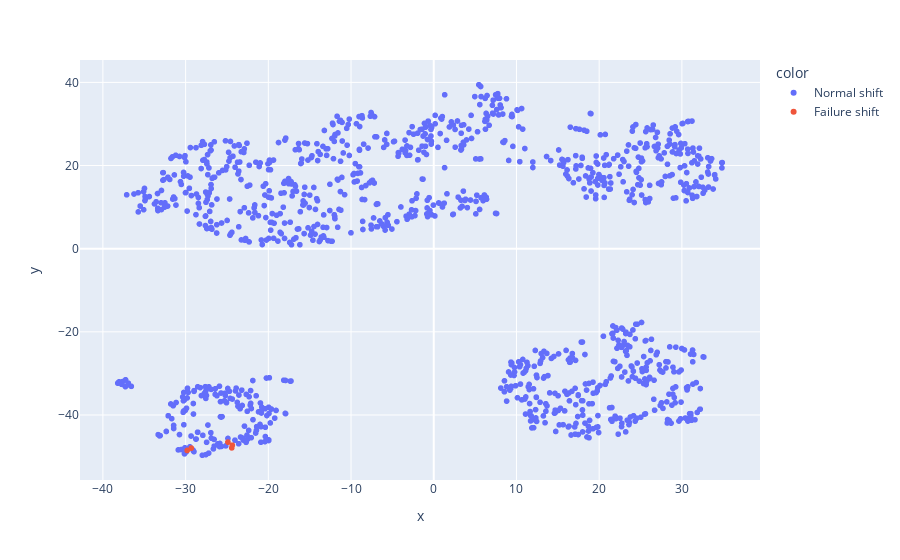

The notebook cell this image was saved under:
### Code cell
machine = 'WOS___174L'
start_date = datetime.strptime('2020-10-01T23:00:00Z', '%Y-%m-%dT%H:%M:%SZ').replace(tzinfo=timezone.utc)
end_date = datetime.strptime('2020-10-02T09:00:00Z', '%Y-%m-%dT%H:%M:%SZ').replace(tzinfo=timezone.utc)

data = pd.read_csv(os.path.join(DATA_PATH, machine+'_norm.csv'), parse_dates=['time'])

selected_times = data[(data['time'] > start_date) & (data['time'] < end_date)]['time']

df = data.copy()
method = 'tsne'

df['color'] = df.apply(
    lambda row: 'Failure shift' if row['time'] in list(selected_times) else 'Normal shift',
    axis=1
)

X = df.drop(columns=['time', 'color'])

if method == 'tsne':
    X_embedded = TSNE(
        n_components=2,
        random_state=RANDOM_STATE
    ).fit_transform(X)
    X_embedded = pd.DataFrame(X_embedded)
    df['x'] = X_embedded[0]
    df['y'] = X_embedded[1]
elif method=='pca':
    pca = PCA(n_components=2).fit_transform(X.values)
    df['x'] = pca[:,0]
    df['y'] = pca[:,1]
fig = px.scatter(df, x='x', y='y', color='color', hover_name='time')
fig.show()

### Figure 1 — Plotly figure (JSON) as saved in the notebook; plotly's stock layout.template omitted (floating-point values rounded to 4 significant figures; data arrays with more than 128 entries replaced by an {"elided": "..."} marker saying what was removed)
{"data": [{"hovertemplate": "<b>%{hovertext}</b><br><br>color=Normal shift<br>x=%{x}<br>y=%{y}<extra></extra>", "hovertext": {"elided": "1163 str values"}, "legendgroup": "Normal shift", "marker": {"color": "#636efa", "symbol": "circle"}, "mode": "markers", "name": "Normal shift", "showlegend": true, "type": "scattergl", "x": {"elided": "1163 float values"}, "xaxis": "x", "y": {"elided": "1163 float values"}, "yaxis": "y"}, {"hovertemplate": "<b>%{hovertext}</b><br><br>color=Failure shift<br>x=%{x}<br>y=%{y}<extra></extra>", "hovertext": ["2020-10-02T00:00:00+00:00", "2020-10-02T01:00:00+00:00", "2020-10-02T02:00:00+00:00", "2020-10-02T07:00:00+00:00", "2020-10-02T08:00:00+00:00"], "legendgroup": "Failure shift", "marker": {"color": "#EF553B", "symbol": "circle"}, "mode": "markers", "name": "Failure shift", "showlegend": true, "type": "scattergl", "x": [-29.81, -29.31, -24.88, -24.35, -24.42], "xaxis": "x", "y": [-48.54, -47.97, -46.53, -47.27, -47.92], "yaxis": "y"}], "layout": {"legend": {"title": {"text": "color"}, "tracegroupgap": 0}, "margin": {"t": 60}, "xaxis": {"anchor": "y", "domain": [0, 1], "title": {"text": "x"}}, "yaxis": {"anchor": "x", "domain": [0, 1], "title": {"text": "y"}}}}
